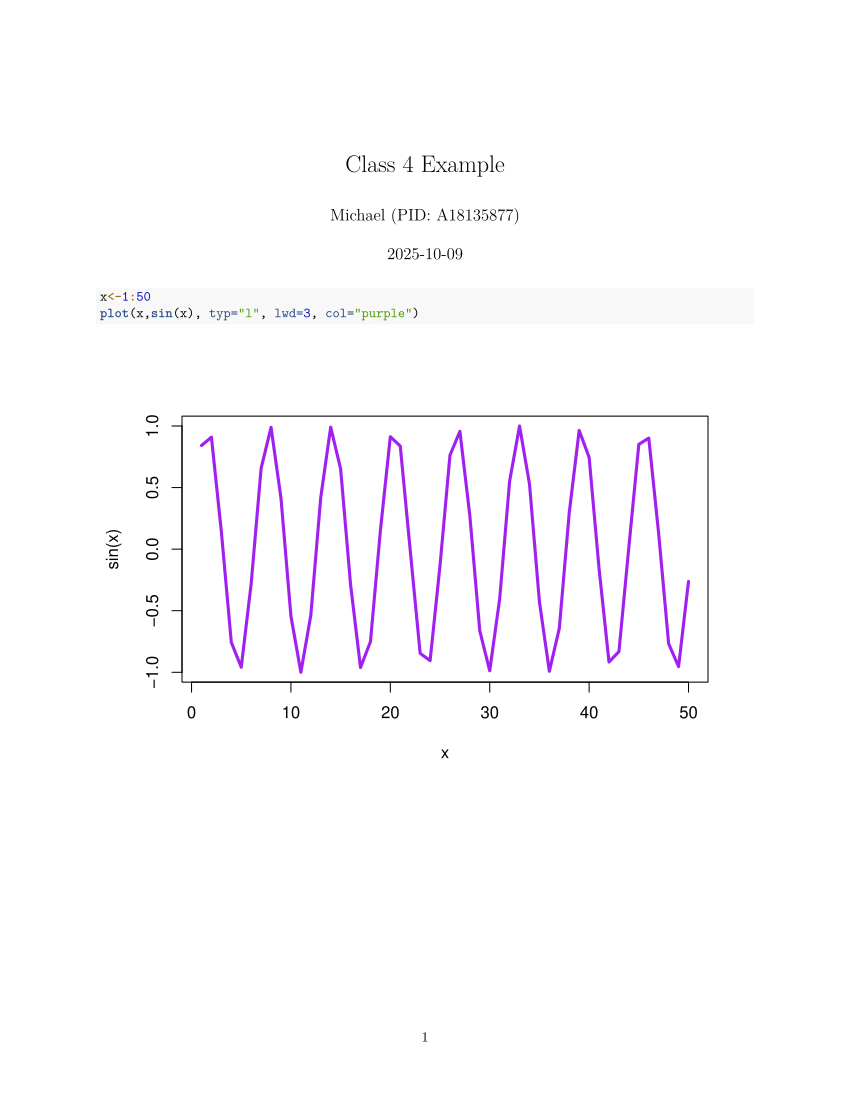

The R source for this figure:
#' ---
#' title: "Class 4 Example"
#' author: "Michael (PID: A18135877)"
#' ---
x<-1:50
plot(x,sin(x), typ="l", lwd=3, col="purple")
